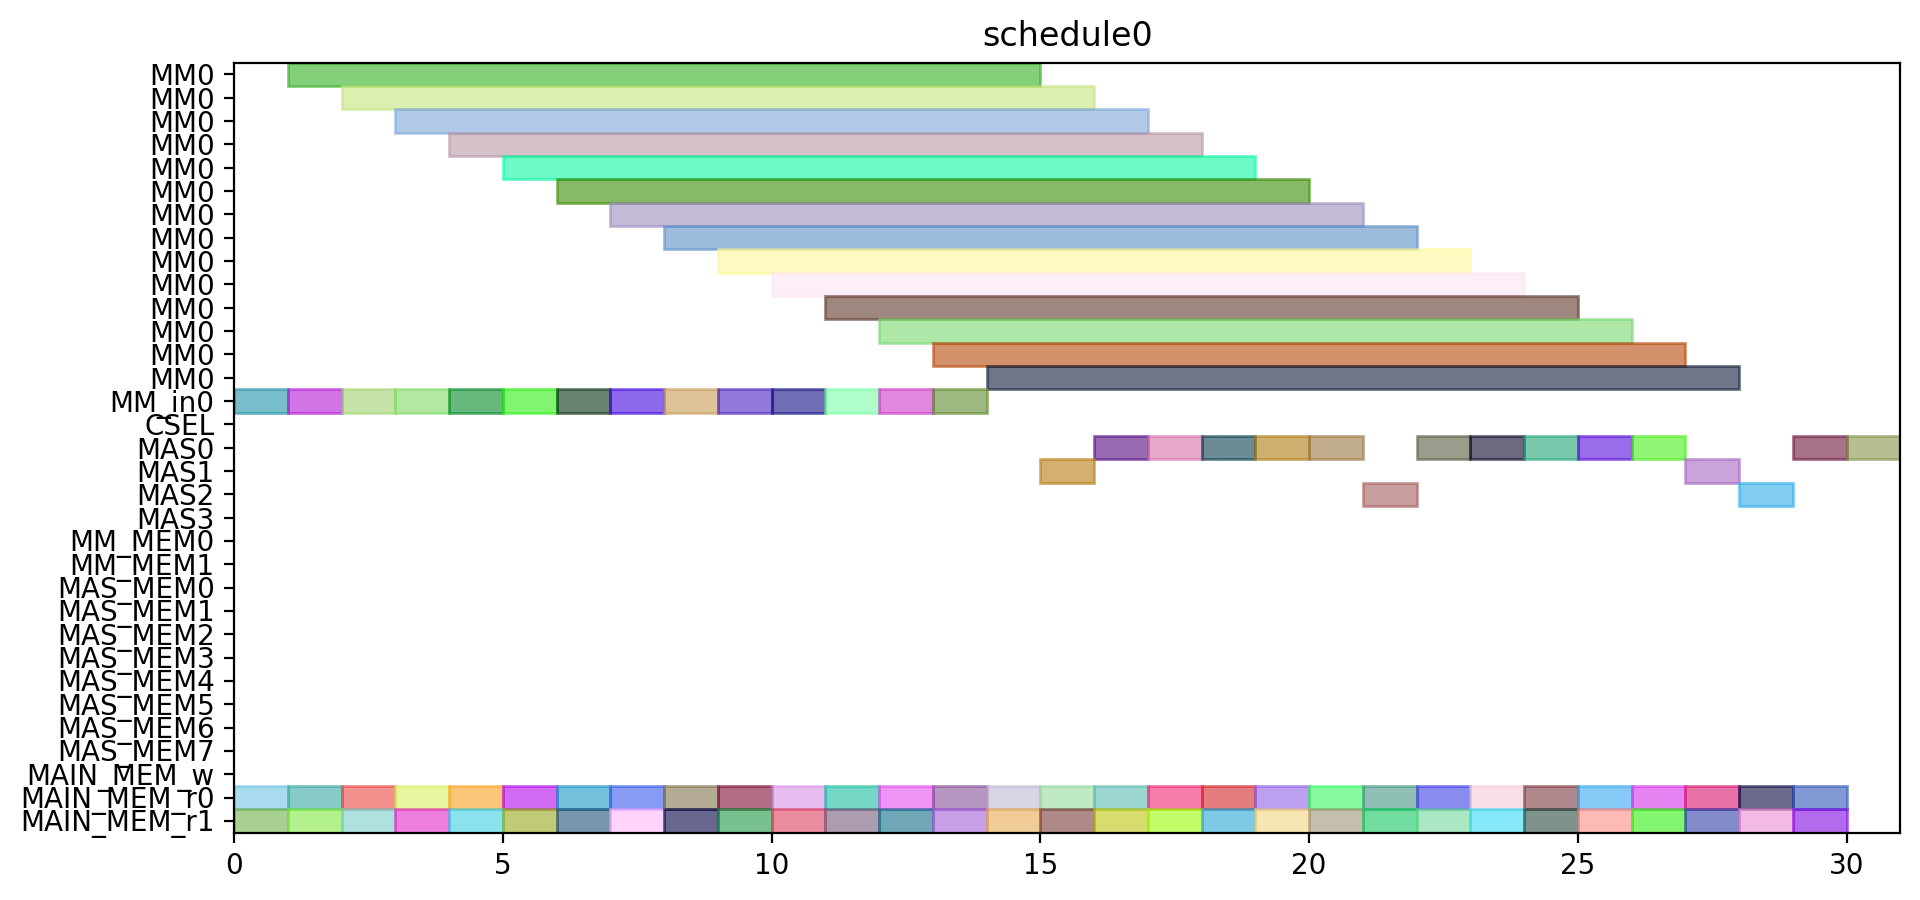

Recreate this plot in Python.
from pyschedule import Scenario, solvers, plotters, alt


def solve():
	horizon = 120
	S = Scenario("schedule0", horizon=horizon)

	# resource
	MM = S.Resources('MM', num=1, size=14)
	MM_in = S.Resources('MM_in', num=1)
	CSEL = S.Resource('CSEL')
	MAS = S.Resources('MAS', num=4, size=1, periods=range(1, horizon))
	MM_MEM = S.Resources('MM_MEM', num=2)
	MAS_MEM = S.Resources('MAS_MEM', num=8)
	MAIN_MEM_w = S.Resource('MAIN_MEM_w', size=1)
	MAIN_MEM_r = S.Resources('MAIN_MEM_r', num=2)

	# result of previous scheduling

	# new tasks
	r1_t0 = S.Task('r1_t0', length=14, delay_cost=1)
	r1_t0 += alt(MM)
	r1_t0_in = S.Task('r1_t0_in', length=1, delay_cost=1)
	r1_t0_in += alt(MM_in)
	S += r1_t0_in*MM_in[0]<=r1_t0*MM[0]
	r1_t0_mem0 = S.Task('r1_t0_mem0', length=1, delay_cost=1)
	r1_t0_mem0 += MAIN_MEM_r[0]
	S += r1_t0_mem0 <= r1_t0

	r1_t0_mem1 = S.Task('r1_t0_mem1', length=1, delay_cost=1)
	r1_t0_mem1 += MAIN_MEM_r[1]
	S += r1_t0_mem1 <= r1_t0

	r1_t1 = S.Task('r1_t1', length=14, delay_cost=1)
	r1_t1 += alt(MM)
	r1_t1_in = S.Task('r1_t1_in', length=1, delay_cost=1)
	r1_t1_in += alt(MM_in)
	S += r1_t1_in*MM_in[0]<=r1_t1*MM[0]
	r1_t1_mem0 = S.Task('r1_t1_mem0', length=1, delay_cost=1)
	r1_t1_mem0 += MAIN_MEM_r[0]
	S += r1_t1_mem0 <= r1_t1

	r1_t1_mem1 = S.Task('r1_t1_mem1', length=1, delay_cost=1)
	r1_t1_mem1 += MAIN_MEM_r[1]
	S += r1_t1_mem1 <= r1_t1

	r1_t2 = S.Task('r1_t2', length=1, delay_cost=1)
	r1_t2 += alt(MAS)
	r1_t2_mem0 = S.Task('r1_t2_mem0', length=1, delay_cost=1)
	r1_t2_mem0 += MAIN_MEM_r[0]
	S += r1_t2_mem0 <= r1_t2

	r1_t2_mem1 = S.Task('r1_t2_mem1', length=1, delay_cost=1)
	r1_t2_mem1 += MAIN_MEM_r[1]
	S += r1_t2_mem1 <= r1_t2

	r1_t3 = S.Task('r1_t3', length=1, delay_cost=1)
	r1_t3 += alt(MAS)
	r1_t3_mem0 = S.Task('r1_t3_mem0', length=1, delay_cost=1)
	r1_t3_mem0 += MAIN_MEM_r[0]
	S += r1_t3_mem0 <= r1_t3

	r1_t3_mem1 = S.Task('r1_t3_mem1', length=1, delay_cost=1)
	r1_t3_mem1 += MAIN_MEM_r[1]
	S += r1_t3_mem1 <= r1_t3

	r3_t0 = S.Task('r3_t0', length=14, delay_cost=1)
	r3_t0 += alt(MM)
	r3_t0_in = S.Task('r3_t0_in', length=1, delay_cost=1)
	r3_t0_in += alt(MM_in)
	S += r3_t0_in*MM_in[0]<=r3_t0*MM[0]
	r3_t0_mem0 = S.Task('r3_t0_mem0', length=1, delay_cost=1)
	r3_t0_mem0 += MAIN_MEM_r[0]
	S += r3_t0_mem0 <= r3_t0

	r3_t0_mem1 = S.Task('r3_t0_mem1', length=1, delay_cost=1)
	r3_t0_mem1 += MAIN_MEM_r[1]
	S += r3_t0_mem1 <= r3_t0

	r3_t1 = S.Task('r3_t1', length=14, delay_cost=1)
	r3_t1 += alt(MM)
	r3_t1_in = S.Task('r3_t1_in', length=1, delay_cost=1)
	r3_t1_in += alt(MM_in)
	S += r3_t1_in*MM_in[0]<=r3_t1*MM[0]
	r3_t1_mem0 = S.Task('r3_t1_mem0', length=1, delay_cost=1)
	r3_t1_mem0 += MAIN_MEM_r[0]
	S += r3_t1_mem0 <= r3_t1

	r3_t1_mem1 = S.Task('r3_t1_mem1', length=1, delay_cost=1)
	r3_t1_mem1 += MAIN_MEM_r[1]
	S += r3_t1_mem1 <= r3_t1

	r3_t2 = S.Task('r3_t2', length=1, delay_cost=1)
	r3_t2 += alt(MAS)
	r3_t2_mem0 = S.Task('r3_t2_mem0', length=1, delay_cost=1)
	r3_t2_mem0 += MAIN_MEM_r[0]
	S += r3_t2_mem0 <= r3_t2

	r3_t2_mem1 = S.Task('r3_t2_mem1', length=1, delay_cost=1)
	r3_t2_mem1 += MAIN_MEM_r[1]
	S += r3_t2_mem1 <= r3_t2

	r3_t3 = S.Task('r3_t3', length=1, delay_cost=1)
	r3_t3 += alt(MAS)
	r3_t3_mem0 = S.Task('r3_t3_mem0', length=1, delay_cost=1)
	r3_t3_mem0 += MAIN_MEM_r[0]
	S += r3_t3_mem0 <= r3_t3

	r3_t3_mem1 = S.Task('r3_t3_mem1', length=1, delay_cost=1)
	r3_t3_mem1 += MAIN_MEM_r[1]
	S += r3_t3_mem1 <= r3_t3

	r4_t0 = S.Task('r4_t0', length=14, delay_cost=1)
	r4_t0 += alt(MM)
	r4_t0_in = S.Task('r4_t0_in', length=1, delay_cost=1)
	r4_t0_in += alt(MM_in)
	S += r4_t0_in*MM_in[0]<=r4_t0*MM[0]
	r4_t0_mem0 = S.Task('r4_t0_mem0', length=1, delay_cost=1)
	r4_t0_mem0 += MAIN_MEM_r[0]
	S += r4_t0_mem0 <= r4_t0

	r4_t0_mem1 = S.Task('r4_t0_mem1', length=1, delay_cost=1)
	r4_t0_mem1 += MAIN_MEM_r[1]
	S += r4_t0_mem1 <= r4_t0

	r4_t1 = S.Task('r4_t1', length=14, delay_cost=1)
	r4_t1 += alt(MM)
	r4_t1_in = S.Task('r4_t1_in', length=1, delay_cost=1)
	r4_t1_in += alt(MM_in)
	S += r4_t1_in*MM_in[0]<=r4_t1*MM[0]
	r4_t1_mem0 = S.Task('r4_t1_mem0', length=1, delay_cost=1)
	r4_t1_mem0 += MAIN_MEM_r[0]
	S += r4_t1_mem0 <= r4_t1

	r4_t1_mem1 = S.Task('r4_t1_mem1', length=1, delay_cost=1)
	r4_t1_mem1 += MAIN_MEM_r[1]
	S += r4_t1_mem1 <= r4_t1

	r4_t2 = S.Task('r4_t2', length=1, delay_cost=1)
	r4_t2 += alt(MAS)
	r4_t2_mem0 = S.Task('r4_t2_mem0', length=1, delay_cost=1)
	r4_t2_mem0 += MAIN_MEM_r[0]
	S += r4_t2_mem0 <= r4_t2

	r4_t2_mem1 = S.Task('r4_t2_mem1', length=1, delay_cost=1)
	r4_t2_mem1 += MAIN_MEM_r[1]
	S += r4_t2_mem1 <= r4_t2

	r4_t3 = S.Task('r4_t3', length=1, delay_cost=1)
	r4_t3 += alt(MAS)
	r4_t3_mem0 = S.Task('r4_t3_mem0', length=1, delay_cost=1)
	r4_t3_mem0 += MAIN_MEM_r[0]
	S += r4_t3_mem0 <= r4_t3

	r4_t3_mem1 = S.Task('r4_t3_mem1', length=1, delay_cost=1)
	r4_t3_mem1 += MAIN_MEM_r[1]
	S += r4_t3_mem1 <= r4_t3

	r5_t0 = S.Task('r5_t0', length=14, delay_cost=1)
	r5_t0 += alt(MM)
	r5_t0_in = S.Task('r5_t0_in', length=1, delay_cost=1)
	r5_t0_in += alt(MM_in)
	S += r5_t0_in*MM_in[0]<=r5_t0*MM[0]
	r5_t0_mem0 = S.Task('r5_t0_mem0', length=1, delay_cost=1)
	r5_t0_mem0 += MAIN_MEM_r[0]
	S += r5_t0_mem0 <= r5_t0

	r5_t0_mem1 = S.Task('r5_t0_mem1', length=1, delay_cost=1)
	r5_t0_mem1 += MAIN_MEM_r[1]
	S += r5_t0_mem1 <= r5_t0

	r5_t1 = S.Task('r5_t1', length=14, delay_cost=1)
	r5_t1 += alt(MM)
	r5_t1_in = S.Task('r5_t1_in', length=1, delay_cost=1)
	r5_t1_in += alt(MM_in)
	S += r5_t1_in*MM_in[0]<=r5_t1*MM[0]
	r5_t1_mem0 = S.Task('r5_t1_mem0', length=1, delay_cost=1)
	r5_t1_mem0 += MAIN_MEM_r[0]
	S += r5_t1_mem0 <= r5_t1

	r5_t1_mem1 = S.Task('r5_t1_mem1', length=1, delay_cost=1)
	r5_t1_mem1 += MAIN_MEM_r[1]
	S += r5_t1_mem1 <= r5_t1

	r5_t2 = S.Task('r5_t2', length=1, delay_cost=1)
	r5_t2 += alt(MAS)
	r5_t2_mem0 = S.Task('r5_t2_mem0', length=1, delay_cost=1)
	r5_t2_mem0 += MAIN_MEM_r[0]
	S += r5_t2_mem0 <= r5_t2

	r5_t2_mem1 = S.Task('r5_t2_mem1', length=1, delay_cost=1)
	r5_t2_mem1 += MAIN_MEM_r[1]
	S += r5_t2_mem1 <= r5_t2

	r5_t3 = S.Task('r5_t3', length=1, delay_cost=1)
	r5_t3 += alt(MAS)
	r5_t3_mem0 = S.Task('r5_t3_mem0', length=1, delay_cost=1)
	r5_t3_mem0 += MAIN_MEM_r[0]
	S += r5_t3_mem0 <= r5_t3

	r5_t3_mem1 = S.Task('r5_t3_mem1', length=1, delay_cost=1)
	r5_t3_mem1 += MAIN_MEM_r[1]
	S += r5_t3_mem1 <= r5_t3

	r6_t0 = S.Task('r6_t0', length=14, delay_cost=1)
	r6_t0 += alt(MM)
	r6_t0_in = S.Task('r6_t0_in', length=1, delay_cost=1)
	r6_t0_in += alt(MM_in)
	S += r6_t0_in*MM_in[0]<=r6_t0*MM[0]
	r6_t0_mem0 = S.Task('r6_t0_mem0', length=1, delay_cost=1)
	r6_t0_mem0 += MAIN_MEM_r[0]
	S += r6_t0_mem0 <= r6_t0

	r6_t0_mem1 = S.Task('r6_t0_mem1', length=1, delay_cost=1)
	r6_t0_mem1 += MAIN_MEM_r[1]
	S += r6_t0_mem1 <= r6_t0

	r6_t1 = S.Task('r6_t1', length=14, delay_cost=1)
	r6_t1 += alt(MM)
	r6_t1_in = S.Task('r6_t1_in', length=1, delay_cost=1)
	r6_t1_in += alt(MM_in)
	S += r6_t1_in*MM_in[0]<=r6_t1*MM[0]
	r6_t1_mem0 = S.Task('r6_t1_mem0', length=1, delay_cost=1)
	r6_t1_mem0 += MAIN_MEM_r[0]
	S += r6_t1_mem0 <= r6_t1

	r6_t1_mem1 = S.Task('r6_t1_mem1', length=1, delay_cost=1)
	r6_t1_mem1 += MAIN_MEM_r[1]
	S += r6_t1_mem1 <= r6_t1

	r6_t2 = S.Task('r6_t2', length=1, delay_cost=1)
	r6_t2 += alt(MAS)
	r6_t2_mem0 = S.Task('r6_t2_mem0', length=1, delay_cost=1)
	r6_t2_mem0 += MAIN_MEM_r[0]
	S += r6_t2_mem0 <= r6_t2

	r6_t2_mem1 = S.Task('r6_t2_mem1', length=1, delay_cost=1)
	r6_t2_mem1 += MAIN_MEM_r[1]
	S += r6_t2_mem1 <= r6_t2

	r6_t3 = S.Task('r6_t3', length=1, delay_cost=1)
	r6_t3 += alt(MAS)
	r6_t3_mem0 = S.Task('r6_t3_mem0', length=1, delay_cost=1)
	r6_t3_mem0 += MAIN_MEM_r[0]
	S += r6_t3_mem0 <= r6_t3

	r6_t3_mem1 = S.Task('r6_t3_mem1', length=1, delay_cost=1)
	r6_t3_mem1 += MAIN_MEM_r[1]
	S += r6_t3_mem1 <= r6_t3

	r9_t2 = S.Task('r9_t2', length=1, delay_cost=1)
	r9_t2 += alt(MAS)
	r9_t2_mem0 = S.Task('r9_t2_mem0', length=1, delay_cost=1)
	r9_t2_mem0 += MAIN_MEM_r[0]
	S += r9_t2_mem0 <= r9_t2

	r9_t2_mem1 = S.Task('r9_t2_mem1', length=1, delay_cost=1)
	r9_t2_mem1 += MAIN_MEM_r[1]
	S += r9_t2_mem1 <= r9_t2

	r12_t0 = S.Task('r12_t0', length=14, delay_cost=1)
	r12_t0 += alt(MM)
	r12_t0_in = S.Task('r12_t0_in', length=1, delay_cost=1)
	r12_t0_in += alt(MM_in)
	S += r12_t0_in*MM_in[0]<=r12_t0*MM[0]
	r12_t0_mem0 = S.Task('r12_t0_mem0', length=1, delay_cost=1)
	r12_t0_mem0 += MAIN_MEM_r[0]
	S += r12_t0_mem0 <= r12_t0

	r12_t0_mem1 = S.Task('r12_t0_mem1', length=1, delay_cost=1)
	r12_t0_mem1 += MAIN_MEM_r[1]
	S += r12_t0_mem1 <= r12_t0

	r12_t1 = S.Task('r12_t1', length=14, delay_cost=1)
	r12_t1 += alt(MM)
	r12_t1_in = S.Task('r12_t1_in', length=1, delay_cost=1)
	r12_t1_in += alt(MM_in)
	S += r12_t1_in*MM_in[0]<=r12_t1*MM[0]
	r12_t1_mem0 = S.Task('r12_t1_mem0', length=1, delay_cost=1)
	r12_t1_mem0 += MAIN_MEM_r[0]
	S += r12_t1_mem0 <= r12_t1

	r12_t1_mem1 = S.Task('r12_t1_mem1', length=1, delay_cost=1)
	r12_t1_mem1 += MAIN_MEM_r[1]
	S += r12_t1_mem1 <= r12_t1

	r12_t2 = S.Task('r12_t2', length=1, delay_cost=1)
	r12_t2 += alt(MAS)
	r12_t2_mem0 = S.Task('r12_t2_mem0', length=1, delay_cost=1)
	r12_t2_mem0 += MAIN_MEM_r[0]
	S += r12_t2_mem0 <= r12_t2

	r12_t2_mem1 = S.Task('r12_t2_mem1', length=1, delay_cost=1)
	r12_t2_mem1 += MAIN_MEM_r[1]
	S += r12_t2_mem1 <= r12_t2

	r12_t3 = S.Task('r12_t3', length=1, delay_cost=1)
	r12_t3 += alt(MAS)
	r12_t3_mem0 = S.Task('r12_t3_mem0', length=1, delay_cost=1)
	r12_t3_mem0 += MAIN_MEM_r[0]
	S += r12_t3_mem0 <= r12_t3

	r12_t3_mem1 = S.Task('r12_t3_mem1', length=1, delay_cost=1)
	r12_t3_mem1 += MAIN_MEM_r[1]
	S += r12_t3_mem1 <= r12_t3

	r13_t0 = S.Task('r13_t0', length=14, delay_cost=1)
	r13_t0 += alt(MM)
	r13_t0_in = S.Task('r13_t0_in', length=1, delay_cost=1)
	r13_t0_in += alt(MM_in)
	S += r13_t0_in*MM_in[0]<=r13_t0*MM[0]
	r13_t0_mem0 = S.Task('r13_t0_mem0', length=1, delay_cost=1)
	r13_t0_mem0 += MAIN_MEM_r[0]
	S += r13_t0_mem0 <= r13_t0

	r13_t0_mem1 = S.Task('r13_t0_mem1', length=1, delay_cost=1)
	r13_t0_mem1 += MAIN_MEM_r[1]
	S += r13_t0_mem1 <= r13_t0

	r13_t1 = S.Task('r13_t1', length=14, delay_cost=1)
	r13_t1 += alt(MM)
	r13_t1_in = S.Task('r13_t1_in', length=1, delay_cost=1)
	r13_t1_in += alt(MM_in)
	S += r13_t1_in*MM_in[0]<=r13_t1*MM[0]
	r13_t1_mem0 = S.Task('r13_t1_mem0', length=1, delay_cost=1)
	r13_t1_mem0 += MAIN_MEM_r[0]
	S += r13_t1_mem0 <= r13_t1

	r13_t1_mem1 = S.Task('r13_t1_mem1', length=1, delay_cost=1)
	r13_t1_mem1 += MAIN_MEM_r[1]
	S += r13_t1_mem1 <= r13_t1

	r13_t2 = S.Task('r13_t2', length=1, delay_cost=1)
	r13_t2 += alt(MAS)
	r13_t2_mem0 = S.Task('r13_t2_mem0', length=1, delay_cost=1)
	r13_t2_mem0 += MAIN_MEM_r[0]
	S += r13_t2_mem0 <= r13_t2

	r13_t2_mem1 = S.Task('r13_t2_mem1', length=1, delay_cost=1)
	r13_t2_mem1 += MAIN_MEM_r[1]
	S += r13_t2_mem1 <= r13_t2

	r13_t3 = S.Task('r13_t3', length=1, delay_cost=1)
	r13_t3 += alt(MAS)
	r13_t3_mem0 = S.Task('r13_t3_mem0', length=1, delay_cost=1)
	r13_t3_mem0 += MAIN_MEM_r[0]
	S += r13_t3_mem0 <= r13_t3

	r13_t3_mem1 = S.Task('r13_t3_mem1', length=1, delay_cost=1)
	r13_t3_mem1 += MAIN_MEM_r[1]
	S += r13_t3_mem1 <= r13_t3

	r16_t3 = S.Task('r16_t3', length=1, delay_cost=1)
	r16_t3 += alt(MAS)
	r16_t3_mem0 = S.Task('r16_t3_mem0', length=1, delay_cost=1)
	r16_t3_mem0 += MAIN_MEM_r[0]
	S += r16_t3_mem0 <= r16_t3

	r16_t3_mem1 = S.Task('r16_t3_mem1', length=1, delay_cost=1)
	r16_t3_mem1 += MAIN_MEM_r[1]
	S += r16_t3_mem1 <= r16_t3

	solvers.mip.solve(S,msg=1,kind='CPLEX',ratio_gap=1.01)

	solution = [['hoge']*len(S.solution()[1]) for i in range(len(S.solution()))]
	for i in range(len(S.solution())):
		for j in range(len(S.solution()[i])):
			solution[i][j]=str(S.solution()[i][j])
	print(solution)

	cycles = int(solution[-1][3])

	pic_file_name = "/home/mfukuda/ABE/multiRAM_multiMAS_16mux/scheduling_result/stage14MM1_stage1MAS4/EP2_YRECOVER/schedule0.png"
	if(S.solution() != []):
		plotters.matplotlib.plot(S,img_filename=pic_file_name, show_task_labels=False, fig_size=(cycles*0.25+3, 5))

	return solution
